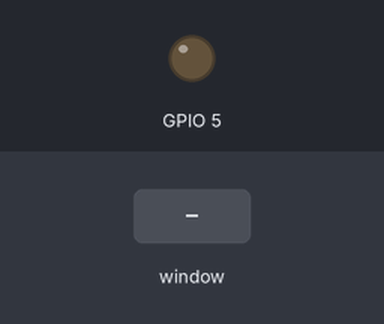
The program below on a simulated Raspberry Pi (BCM pin numbers). Parts: output pins drawn as LEDs (lit = HIGH). The test bench sets the inputs (shaded band). The desktop window is not drawn, its controls go by their first labels and the mouse button is held 0.15 s; empty text fields in the window are filled with 5.

Above: at 1.2 s.
1.3 s: control labelled "Toggle" in the window clicked
At 1.8 s:
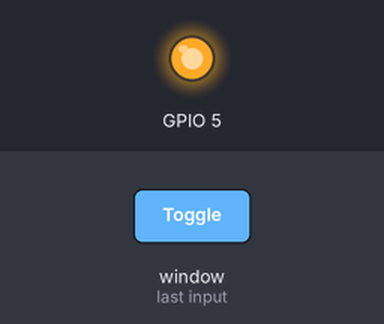
Timing chart, 0 to 4.3 s (numbered marks = the images above; inputs shaded):
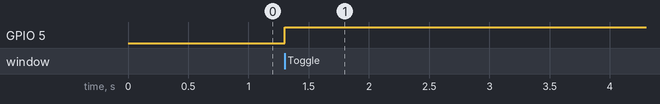

Measured:
- after the input at 1.3 s, GPIO 5: LOW → HIGH at once

The program:

lab4.py
```python
#lab4
import tkinter
import RPi.GPIO as GPIO
toggle = 0
def ConfigurationPin():
	global PinNumber_Entry
	LED=int(PinNumber_Entry.get())
	GPIO.setmode(GPIO.BCM)
	GPIO.setup(LED,GPIO.OUT)
	toggle_function(LED)

def toggle_function(PinNumber):
    global toggle
    toggle=toggle^1
    GPIO.output(PinNumber,toggle)

Toggle_Window = tkinter.Tk()
Toggle_Window.title("Toggle_Window ")
Toggle_Window.geometry("300x200")
PinNumber_Label=tkinter.Label(Toggle_Window,text="Pin Number")
PinNumber_Label.grid(row=0,column=0)
PinNumber_Entry= tkinter.Entry(Toggle_Window)
PinNumber_Entry.grid(row=0,column=1)
Toggle_Button= tkinter.Button( Toggle_Window , text = "Toggle" , command = ConfigurationPin )
Toggle_Button.grid ( row = 1 , column = 1)
tkinter.mainloop()
```
